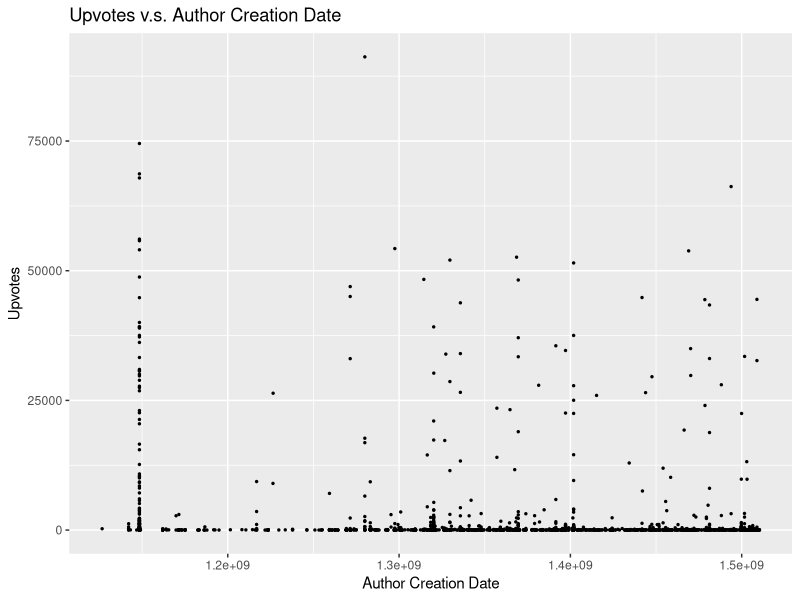
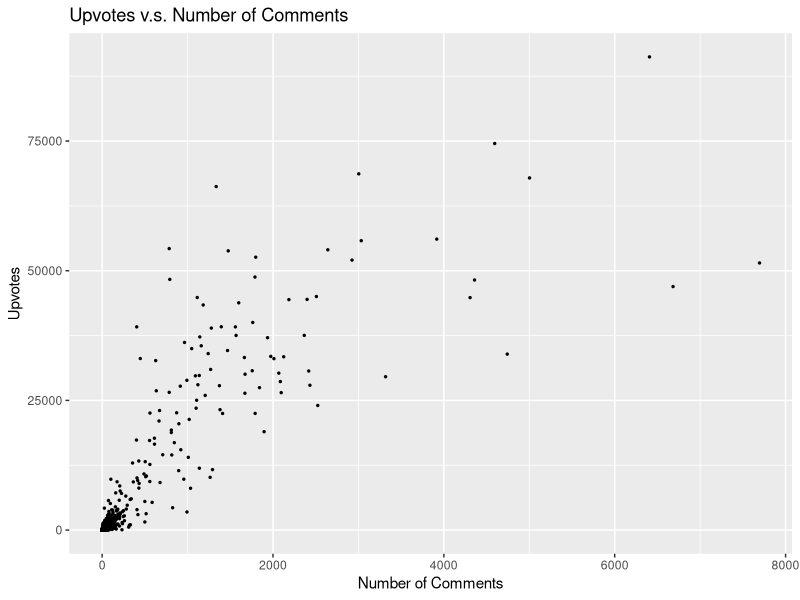
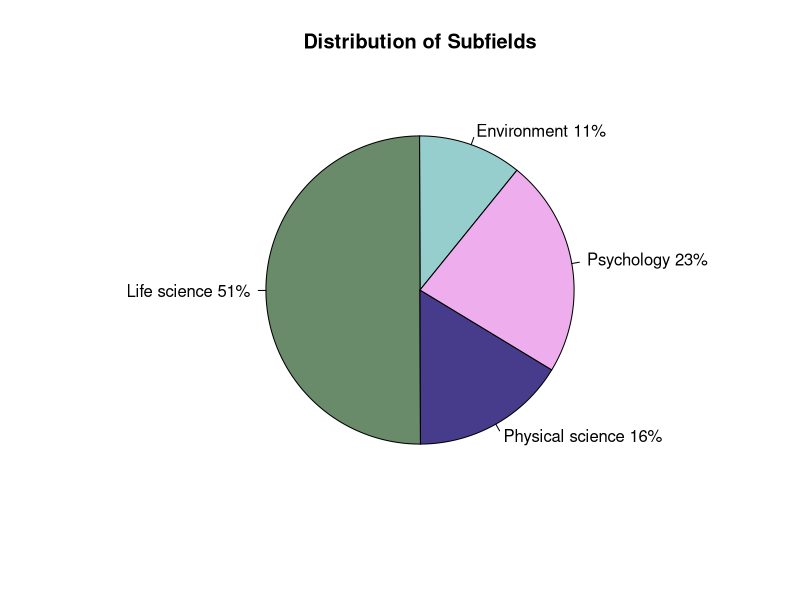

These charts were generated, in order, by the following R code: (Note: this script raises an error after producing the figures.)
## ---- chunk 1
knitr::opts_chunk$set(echo = TRUE, message=FALSE, warning=FALSE, cache=TRUE, 
                      fig.width=7, fig.height=3, fig.align = "center")
## ---- chunk 2
#Read the reddit data into a dataframe
library(readr)
require(ggplot2)
reddit_df <- read_csv("reddit_df_sent.csv")
#Store a copy of the dataframe for later use
reddit_df_read <- reddit_df
## ---- chunk 3
require(lubridate)
require(dplyr)

#Store all of the POSIX dates into a vector
dates <- as.POSIXct(reddit_df$created_utc,origin = "1970-01-01",tz = "UTC")

#Use lubridate to read y,m,d,h from that vector. Create new columns for these
reddit_df <- reddit_df %>%  
  mutate(post_year = year(dates),post_month = month(dates), post_day = day(dates), post_hour = hour(dates))
## ---- chunk 4
#Create a new column for categorical time of day
#Time ranges: PST 6pm-3am night      3am-10am morning    11am-6pm day
mk_cat_time <- function(h)
{
  ifelse(h>18, "night", ifelse(h>10, "day", ifelse(h>2, "morning", "night")))
}

#Create a new column for categorical time of month
#Time ranges: 1-10 early    11-20 mid    21-31 late
mk_cat_day <- function(d)
{
  ifelse(d>20, "late", ifelse(d>10, "mid", "early"))
}

#Create a new column for categorical time of year
#Time ranges: Dec-Feb: Winter   Mar-May: Spring    Jun-Aug: Summer    Sep-Nov: Fall
mk_cat_month <- function(m)
{
  ifelse(m>11, "Winter", ifelse(m>8, "Fall", ifelse(m>5, "Summer", ifelse(m>2, "Spring", "Winter"))))
}

reddit_df <- reddit_df %>%
  mutate(cat_post_hour = mk_cat_time(post_hour)) %>%
  mutate(cat_post_day = mk_cat_day(post_day)) %>%
  mutate(cat_post_month = mk_cat_month(post_month)) 
## ---- chunk 5
library(stringr)

#Filter by removing the Ask Me Anything (AMA) threads and the subreddit discussion
  #threads since these are not studies. 
reddit_df <- reddit_df %>%
  filter(!str_detect(subfield, " AMA")) %>%
  filter(subfield != "Subreddit Discussion") %>%
  filter(subfield != "Subreddit Feature") %>%
  filter(subfield != "Deaths + injuries") %>%
  filter(subfield != "Mathematics")

#Display the remaining subfields
count(reddit_df,subfield)
## ---- chunk 6
#Make a function that sorts fields into "Life Science," "Psychology," "Physical Science," "Environment"
mk_cat_subfield <- function(field)
{
  ifelse(field == "Biology" | field =="Health" | field =="Cancer" | field =="Medicine" | field =="Animal Science" | field =="Paleontology" | field =="Epidemiology", "Life Science", ifelse(field =="Psychology" | field =="Neuroscience" | field =="Social Science" | field =="Anthropology", "Psychology", ifelse(field =="Geology" | field =="Astronomy" | field =="Physics" | field =="Chemistry" | field =="Nanoscience" | field =="Engineering" | field =="Computer Science", "Physical Science", "Environment")))
}
#Apply the function and remove the old column
reddit_df <- reddit_df %>%
  mutate(cat_subfield = mk_cat_subfield(subfield)) %>%
  select(-subfield)

#Turn the new column into a factor for model use
reddit_df$cat_subfield <- factor(reddit_df$cat_subfield)
## ---- chunk 7
subfield_freq = table(reddit_df$cat_subfield)
type_freq_perc = paste(round((subfield_freq/(237+1100+360+497))*100,0), "%",sep="")
type_freq_lab = paste(c("Environment","Life science", "Physical science", "Psychology"), type_freq_perc, sep = " ")
png("subfield_chart.png", width=8, height=6, units="in", res=500)
pie(subfield_freq,labels=type_freq_lab, init.angle = 51, edges = 10000, col = c("paleturquoise3","darkseagreen4","slateblue4","plum2"), main="Distribution of Subfields")
dev.off()
## ---- chunk 8
#Turn all categorical variables into factors
reddit_df$author_flair_binary <- factor(reddit_df$author_flair_binary)
reddit_df$image <- factor(reddit_df$image)
reddit_df$journal_h_index <- factor(reddit_df$journal_h_index)
reddit_df$post_year <- factor(reddit_df$post_year)
reddit_df$cat_post_month <- factor(reddit_df$cat_post_month)
reddit_df$cat_post_hour <- factor(reddit_df$cat_post_hour)
reddit_df$cat_post_day <- factor(reddit_df$cat_post_day)
## ---- chunk 9
acd_plot <- ggplot(data=reddit_df, aes(x=author_created_date, y=upvotes))+
  geom_point(size=0.5) +
  xlab("Author Creation Date")+
  ylab("Upvotes")+
  ggtitle("Upvotes v.s. Author Creation Date")
#ggsave(acd_plot, filename='./acd_plot.png', width=8, height=5)

acd_plot
## ---- chunk 10
nc_plot <- ggplot(data=reddit_df, aes(x=num_comments, y=upvotes))+
  geom_point(size=0.5) +
  xlab("Number of Comments")+
  ylab("Upvotes")+
  ggtitle("Upvotes v.s. Number of Comments")
#ggsave(nc_plot, filename='./nc_plot.png', width=8, height=5)

nc_plot
## ---- chunk 11
#To prepare for model building, we remove unnecessary columns and ones correlated with response
reddit_df <- reddit_df %>%
  select(-X1,-author,-id,-created_utc,-domain,-url,-author_flair,-post_day,-post_hour,-post_month,-num_comments,-gilded,-link_karma,-comment_karma,-title,-X1_1,-author_created_date)
## ---- chunk 12
bef_rm <- nrow(reddit_df)

#Remove missing values
reddit_df <- reddit_df[complete.cases(reddit_df),]
aft_rm <- nrow(reddit_df)

paste("Proportion of rows removed: ",(bef_rm-aft_rm)/bef_rm)
## ---- chunk 13
require(ggplot2)
hist_upvotes <- qplot(reddit_df$upvotes,
      geom="histogram",
      binwidth = 25,
      main = 'Histogram of Upvotes (Response Variable)',
      xlab = "Number of Upvotes",
      ylab = "Counts",
      fill=I("blue"),
      col=I("red"), 
      alpha=I(.2),
      xlim=c(0,2000)) +
  geom_vline(xintercept=1000,show_guide=TRUE,linetype="dashed")

hist_upvotes
#ggsave(hist_upvotes, filename='./hist_upvotes.png', width=8, height=5)
## ---- chunk 14
mtl_plot <- ggplot(data=reddit_df, aes(x=mean_title_length, y=upvotes))+
  geom_point(size=0.5) +
  xlab("Average Word Length")+
  ylab("Upvotes")+
  ggtitle("Upvotes v.s. Average Word Length (in Title)")

mtl_plot
#ggsave(mtl_plot, filename='./mtl_plot.png', width=8, height=5)
## ---- chunk 15
tl_plot <- ggplot(data=reddit_df, aes(x=title_len, y=upvotes))+
  geom_point(size=0.5) +
  xlab("Total Title Length")+
  ylab("Upvotes")+
  ggtitle("Upvotes v.s. Total Title Length")
ggsave(tl_plot, filename='./tl_plot.png', width=8, height=5)

tl_plot
## ---- chunk 16
#Create a new column for categorical upvotes
#Ranges: 1000+ high      0+ low
mk_cat_upvotes <- function(upv)
{
  ifelse(upv>1000, "High", "Low")
}
#Apply the function and remove the old column
reddit_df <- reddit_df %>%
  mutate(cat_upvotes = mk_cat_upvotes(upvotes)) %>%
  select(-upvotes)

#Turn the column into a factor
reddit_df$cat_upvotes <- factor(reddit_df$cat_upvotes)
## ---- chunk 17
#Packages required for model building
require(caret)
require(rpart)

#Set the seed for reproducibility
set.seed(47)

#Split the data into test and training, with 80% going to training
inTrain <- createDataPartition(y = reddit_df$cat_upvotes, p=0.80, list=FALSE)
reddit.train <- reddit_df[inTrain,]
reddit.test <- reddit_df[-c(inTrain),]
## ---- chunk 18
#Print the number of observations in each category
sum(reddit.train['cat_upvotes'] == "High")
sum(reddit.train['cat_upvotes'] == "Low")
## ---- chunk 19
### Sample data such that there is a equal number of observations for each category.

#Count the number of high upvotes
num_high_upvote <- sum(reddit.train['cat_upvotes'] == "High")

reddit.train.high <- subset(reddit.train, reddit.train['cat_upvotes'] == "High")
reddit.train.low <- subset(reddit.train, reddit.train['cat_upvotes'] == "Low")

#Select an equal proportion of high and low upvotes
inTrain.low <- createDataPartition(y = reddit.train.low$cat_upvotes, p=num_high_upvote/dim(reddit.train.low)[1], list=FALSE)
reddit.train.low <- reddit.train.low[inTrain.low,]
## ---- chunk 20
### Combine the 2 dataframes into the final training data
reddit.train.final <- rbind(reddit.train.low, reddit.train.high)
## ---- chunk 21
#Check that the numbers are equal.
reddit_df %>% group_by(cat_upvotes) %>% summarize(n())
## ---- chunk 22
#Build the random forest model
set.seed(4747)

rf.reddit <- train(cat_upvotes ~., data=reddit.train.final, method="rf",
                      trControl = trainControl(method="oob"),
                      ntree=1000, tuneGrid = data.frame(mtry=c(3,5,7,9,11)),
                      importance = TRUE,na.action = na.exclude)

rf.reddit$finalModel
## ---- chunk 23
#mean((log(reddit.test$upvotes+1) - predict(rf.reddit, newdata = reddit.test))^2)
confusionMatrix(data=predict(rf.reddit, newdata = reddit.test), reference = reddit.test$cat_upvotes)
## ---- chunk 24
varImp(rf.reddit,scale=FALSE)
## ---- chunk 25
reddit_df_read %>%
  arrange(desc(title_sent)) %>%
  select(title_sent,title) %>%
  head()
## ---- chunk 26
reddit_df_read %>%
  arrange(title_sent) %>%
  select(title_sent,title) %>%
  head()
